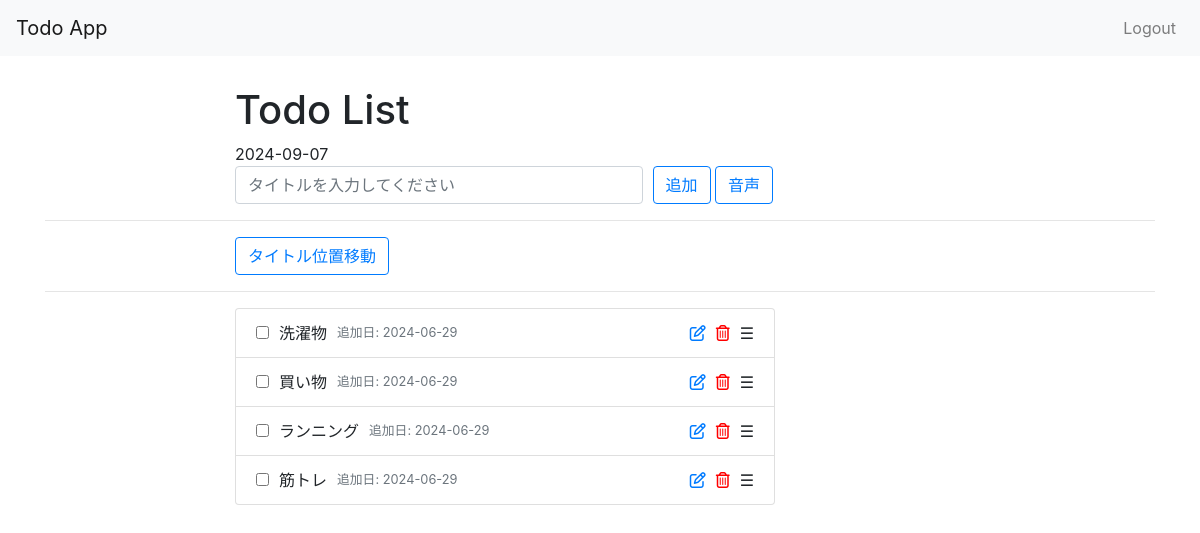
The app's page /todos/ (signed in), older data.
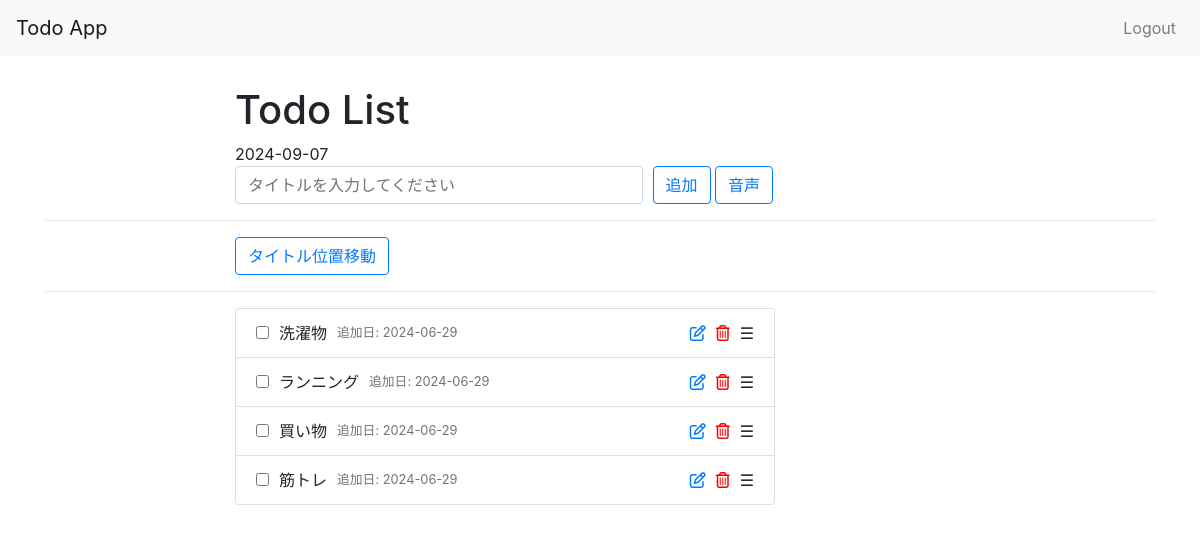
The same page, newer data.
### todos/models.py (models this page shows, shortened)
class Todo(models.Model):
    title = models.CharField(max_length=100)
    created_at = models.DateTimeField('Created', auto_now_add=True)
    update_at = models.DateTimeField('Updated', auto_now=True)
    isCompleted = models.BooleanField(default=False)
    order = models.IntegerField(default=0)
    notes = models.TextField(blank=True, null=True)
    deadline_date = models.DateField(blank=True, null=True)
    deadline_time = models.TimeField(blank=True, null=True)
    notification_lead_time = models.IntegerField(default=0)

### todos/views.py (the view)
# urls.py: path('', views.IndexView.as_view(), name='index'),
class IndexView(LoginRequiredMixin, generic.ListView):
    template_name = 'todos/index.html'
    context_object_name = 'todo_list'
    login_url = '/accounts/login/'
    def get_queryset(self):
        queryset = Todo.objects.all().order_by('order')
        return queryset
    def get_context_data(self, **kwargs):
        context = super().get_context_data(**kwargs)
        context['current_date'] = timezone.now()  # 現在の日付を追加
        return context

### todos/templates/todos/index.html (shortened to what this page needs)
{% extends 'todos/base.html' %}
{% block content %}
<div class="container">
  <div class="row">
    <div class="offset-md-2 col-lg-9">
      <div class="page-header">
        <h1>Todo List</h1>
        <div class="date-header">
          {{ current_date|date:"Y-m-d" }}
        </div>
      </div>
    </div>
  </div>
  <div class="row">
    <div class="offset-md-2 col-lg-9">
      <form method="post" action="{% url 'todos:add' %}" id="add-todo-form">
        <div class="form-row">
          <div class="col-md-6">
            <input type="text" class="form-control" name="title" id="todo-title" placeholder="タイトルを入力してください" required>
          </div>
          <div class="col-md-6">
            <button type="submit" name="submit" class="btn btn-outline-primary">追加</button>
            <button type="button" id="voice-input-btn" class="btn btn-outline-secondary">音声</button>
          </div>
        </div>
      </form>
    </div>
  </div>
  <hr />
  <div class="row">
    <div class="offset-md-2 col-lg-9">
      <button id="toggle-edit-mode" class="btn btn-outline-secondary">タイトル位置移動</button>
    </div>
  </div>
  <hr />
  <div class="row">
    <div class="offset-md-2 col-lg-6">
      <div class="list-group sortable" id="sortable-list">
        {% for todo in todo_list %}
        <div class="list-group-item d-flex align-items-center {% if todo.isCompleted %} todo-complete {% endif %}">
          <form style="display: inline;" method="post" action="{% url 'todos:update' todo.id %}">
            <input type="checkbox" name="isCompleted" onchange="this.form.submit()" {% if todo.isCompleted %} checked {% endif %} class="todo-status-checkbox" data-title-id="todo-title-{{ todo.id }}" title="{% if not todo.isCompleted %} mark as done {% else %} mark undone {% endif %}">
          </form>
          <div class="todo-details">
            <div class="todo-details-left">
              <span class="todo-title {% if todo.isCompleted %} todo-title-strikethrough {% endif %}" id="todo-title-{{ todo.id }}">{{ todo.title }}</span>
              <small class="text-muted">追加日: {{ todo.created_at|date:"Y-m-d" }}</small>
            </div>
            <div class="todo-actions">
              <a href="{% url 'todos:edit' todo.id %}" title="Edit">
                <i class="far fa-edit"></i>
              </a>
              <a href="{% url 'todos:delete' todo.id %}" title="Delete">
                <i class="far fa-trash-alt"></i>
              </a>
              <span class="drag-handle" style="cursor: move; margin-left: 10px;">&#9776;</span>
            </div>
          </div>
        </div>
        {% endfor %}
      </div>
    </div>
  </div>
</div>
{% endblock %}

Row changes from the older to the newer data that the page shows:
changed Todo "ランニング": moves up the list
